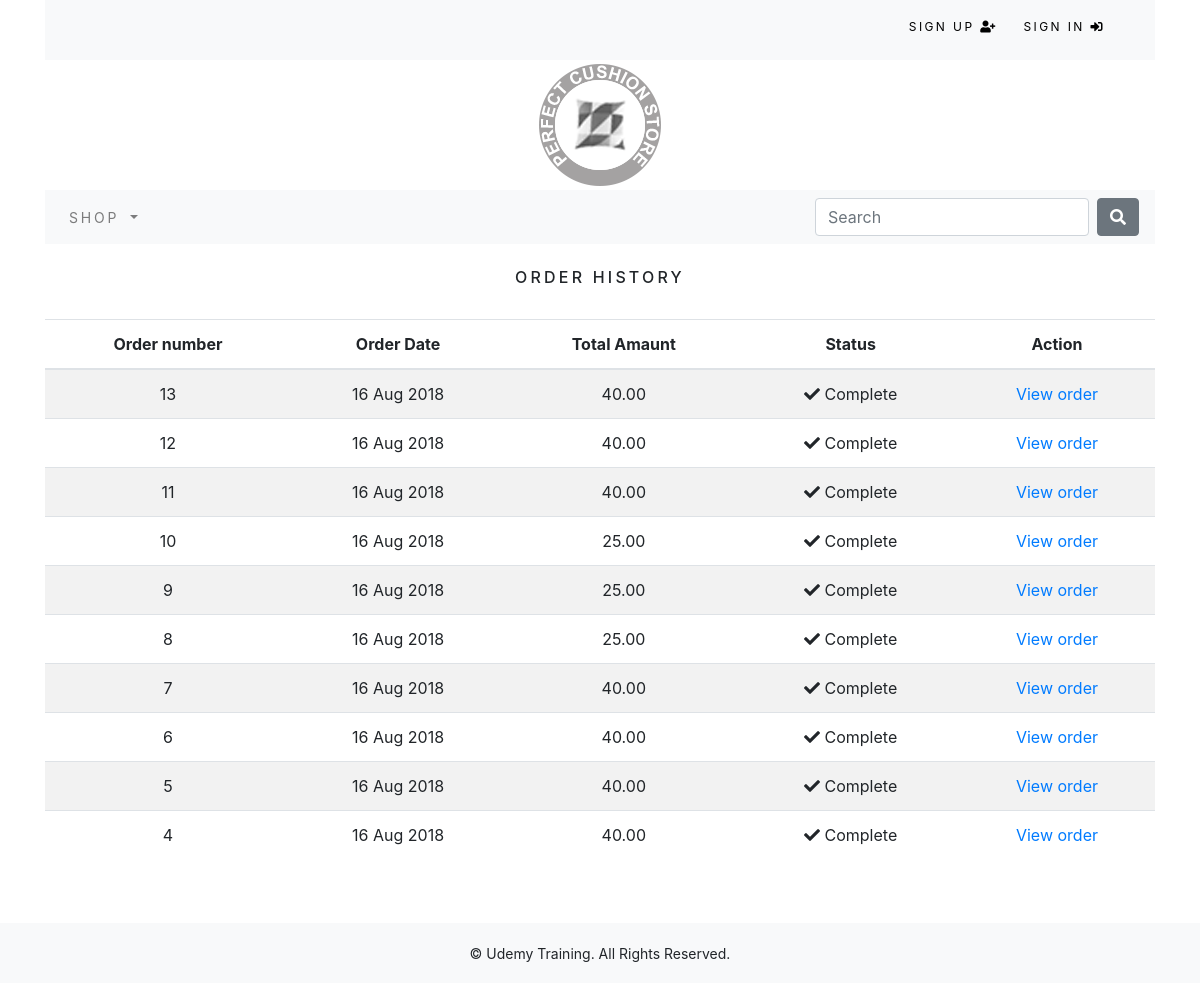
Page /order/history/ (signed in) on the committed database.
### order/models.py (models this page shows, shortened)
class Order(models.Model):
    token = models.CharField(max_length=250, blank=True)
    total = models.DecimalField(max_digits=10, decimal_places=2, verbose_name="USD Order Total")
    emailAddress = models.EmailField(max_length=250, blank=True, verbose_name="Email Address")
    created = models.DateTimeField(auto_now_add=True)
    billingName = models.CharField(max_length=250, blank=True)
    billingAddress1 = models.CharField(max_length=250, blank=True)
    billingCity = models.CharField(max_length=250, blank=True)
    billingPostCode = models.CharField(max_length=10, blank=True)
    billingCountry = models.CharField(max_length=150, blank=True)
    shippingName = models.CharField(max_length=250, blank=True)
    shippingAddress1 = models.CharField(max_length=250, blank=True)
    shippingCity = models.CharField(max_length=250, blank=True)
    shippingPostCode = models.CharField(max_length=10, blank=True)
    shippingCountry = models.CharField(max_length=150, blank=True)
    class Meta:
        db_table = 'Order'
        ordering = ['-created']

### order/views.py (the view)
# urls.py: path('history/', views.orderHistory, name='order_history'),
@login_required()
def orderHistory(request):
    if request.user.is_authenticated:
        email = str(request.user.email)
        order_details = Order.objects.filter(emailAddress=email)
    return render(request, 'order/orders_List.html', {'order_details': order_details})

### cart/context_processor.py (called while the page is built)
def counter(request):
    item_count = 0
    if 'admin' in request.path:
        return {}
    else:
        try:
            cart = Cart.objects.filter(cart_id=_cart_id(request))
            cart_items = CartItem.objects.all().filter(cart=cart[:1])
            for cart_item in cart_items:
                item_count += cart_item.quantity
        except Cart.DoesNotExist:
            item_count = 0
        return dict(item_count = item_count)

### cart/views.py (called while the page is built)
def _cart_id(request):
    cart = request.session.session_key
    if not cart:
        cart=request.session.create()
    return cart

### shop/context_processor.py (called while the page is built)
def menu_links(request):
    links = Category.objects.all()
    return dict(links=links)

### shop/models.py (called while the page is built)
    def get_url(self):
        return reverse('shop:products_by_category', args=[self.slug])

### order/templates/order/orders_list.html (shortened to what this page needs)
{% extends "base.html" %}
{% load staticfiles %}
{% block content %}
  <div>
    <div class="text-center">
      <br>
      <h1 class="text-center my_title">Order History</h1>
      <br>
      {% if order_details %}
      <table class="table table-striped">
        <thead>
          <tr>
            <th>Order number</th>
            <th>Order Date</th>
            <th>Total Amaunt</th>
            <th>Status</th>
            <th>Action</th>
          </tr>
        </thead>
        <tbody>
          {% for order in order_details %}
          <tr>
            <td>{{ order.id }}</td>
            <td>{{ order.created|date:"d M Y" }}</td>
            <td>{{ order.total }}</td>
            <td> <i class="fas fa-check"></i> Complete</td>
            <td> <a href="{% url 'order:order_details' order.id %}">View order</a> </td>
          </tr>
          {% endfor %}
        </tbody>
      </table>
      {% else %}
      <p>You have not placed any orders yet. <br> <br> <a href="{% url 'shop:allProducts' %}"
        class="btn btn-secondary">Continue Shoping</a> </p>
      {% endif %}
    </div>
  </div>
  <br>
  <br>
{% endblock %}

### shop/static/css/custom.css (style rules this page uses)
body { font-family: 'Roboto', sans-serif; }
.my_title { font-size: 16px; text-transform: uppercase; letter-spacing: .2em; }

### rows in the picture
Order: id "13", created "16 Aug 2018", total "40.00"
Order: id "12", created "16 Aug 2018", total "40.00"
Order: id "11", created "16 Aug 2018", total "40.00"
Order: id "10", created "16 Aug 2018", total "25.00"
Order: id "9", created "16 Aug 2018", total "25.00"
Order: id "8", created "16 Aug 2018", total "25.00"
Order: id "7", created "16 Aug 2018", total "40.00"
Order: id "6", created "16 Aug 2018", total "40.00"
Order: id "5", created "16 Aug 2018", total "40.00"
Order: id "4", created "16 Aug 2018", total "40.00"
